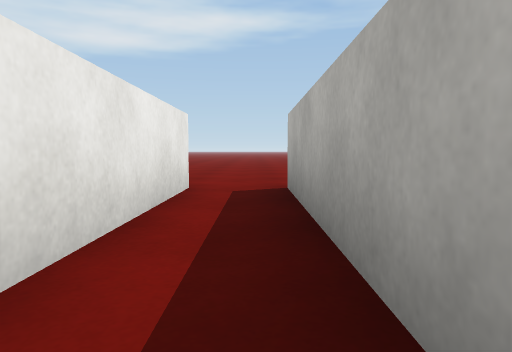
[1] (above)

24 first-person views from a walk through a 3-D level made in the Unity game engine. The camera is 0.45 m above the floor, tilts 4° down and sees 70° across. The floor is counted in squares, 1 m on a side. Each view is taken from the middle of a square. On the plan, view 1 faces up. The plan holds only what a view shows up to about 9 squares ahead; the rest is blank. The place goes on beyond the plan. Surface patterns are stand-ins for the level's own textures.

[2]
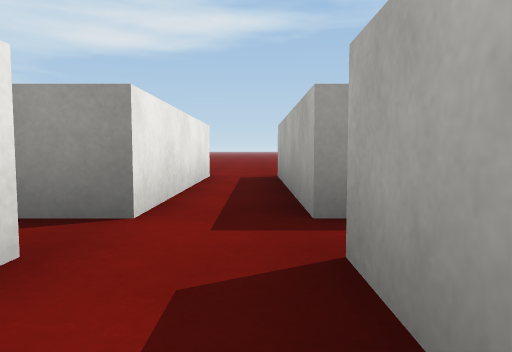

[3]
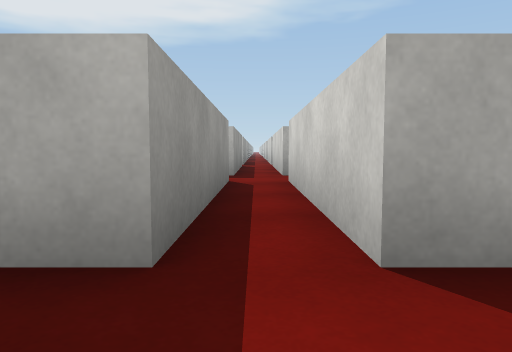

[4]
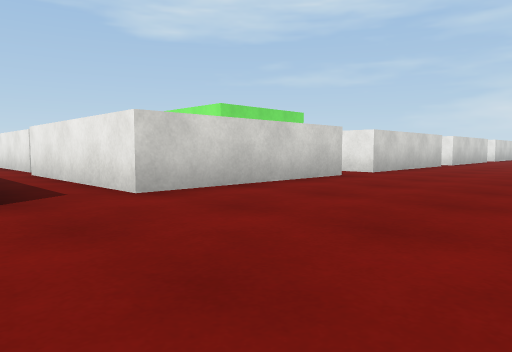

[5]
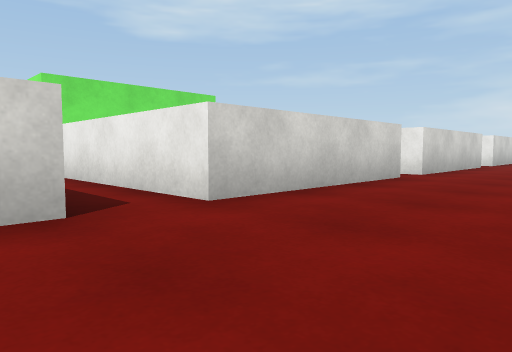

[6]
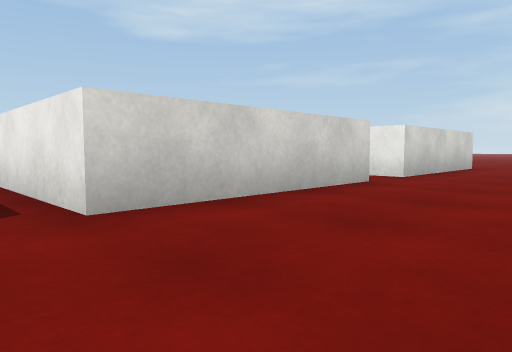

[7]
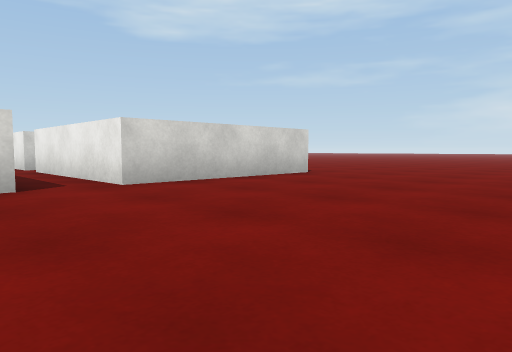

[8]
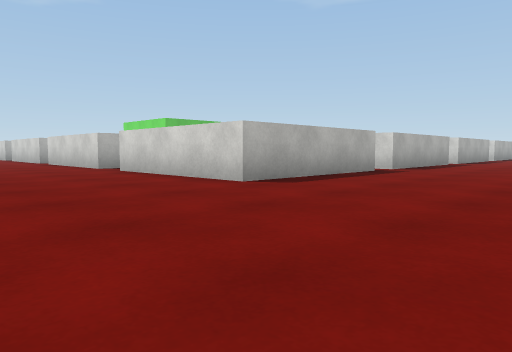

[9]
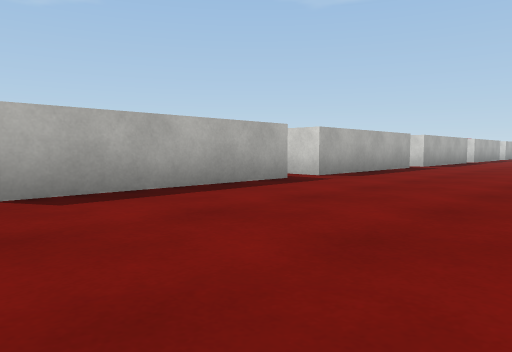

[10]
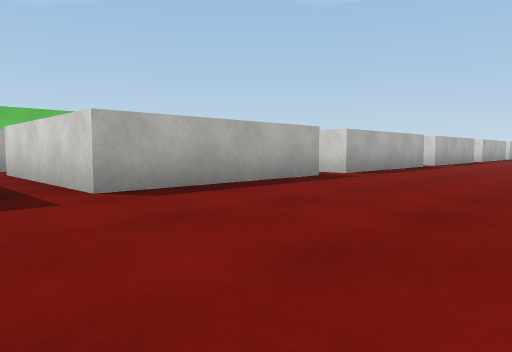

[11]
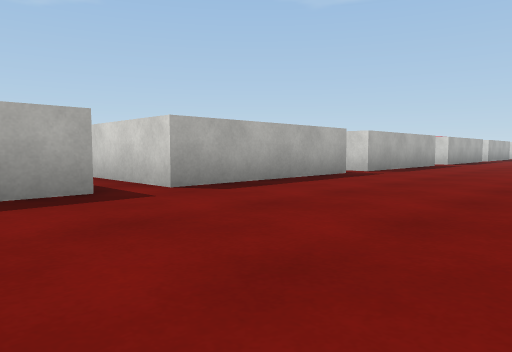

[12]
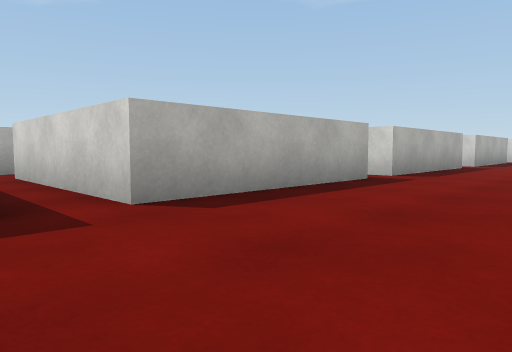

[13]
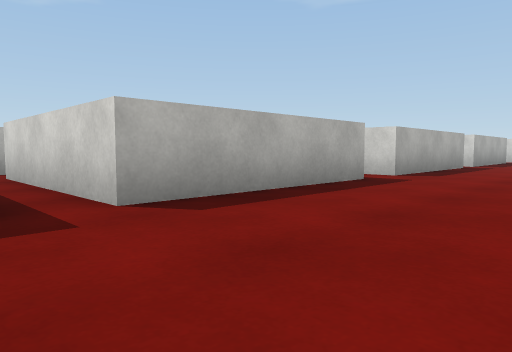

[14]
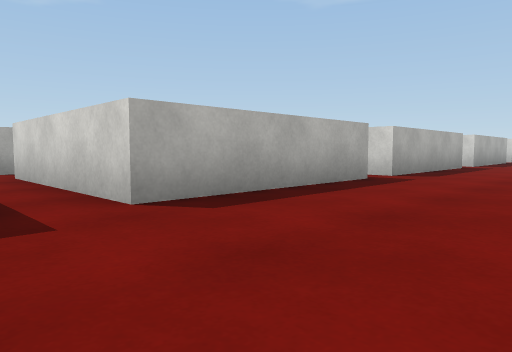

[15]
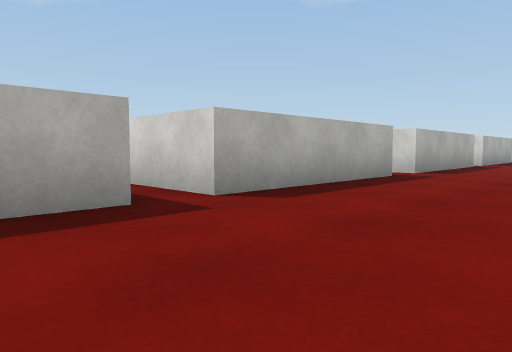

[16]
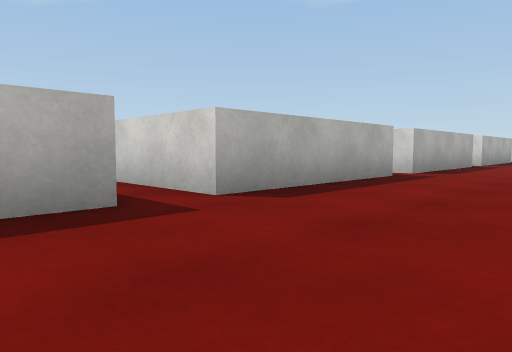

[17]
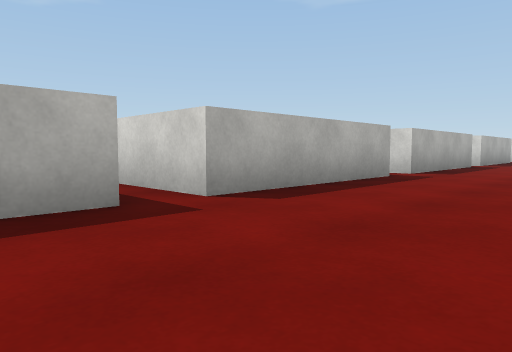

[18]
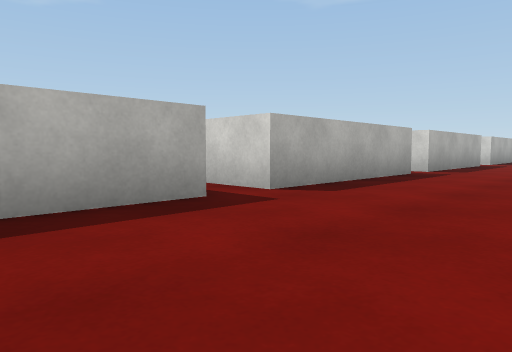

[19]
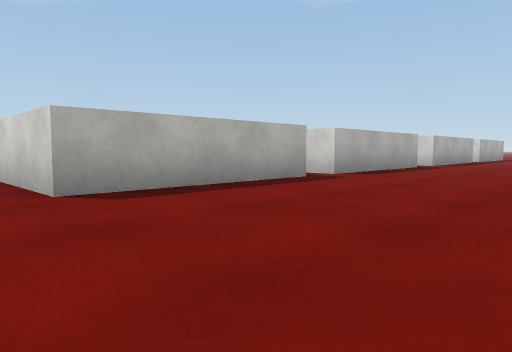

[20]
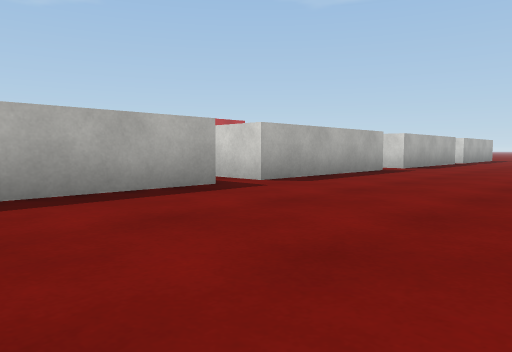

[21]
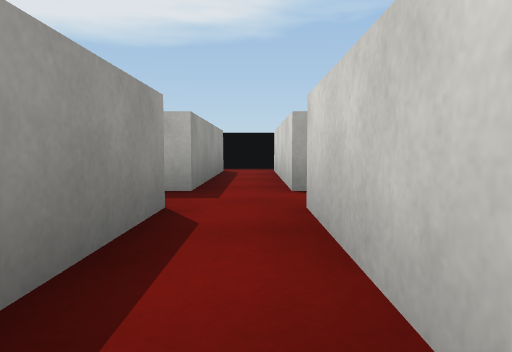

[22]
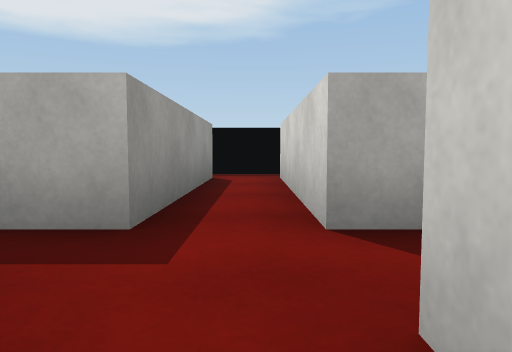

[23]
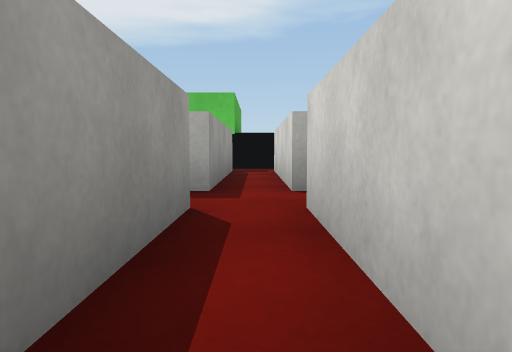

[24]
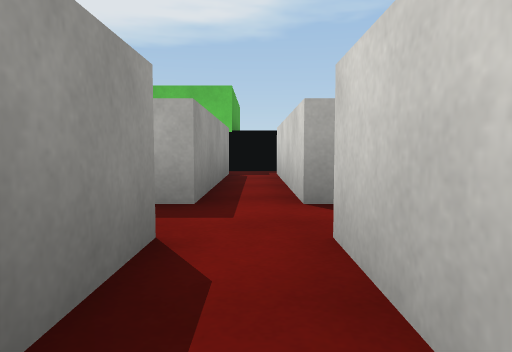

### Floor plan
Points are (right, up) in squares from view 1. A wall is a line through its corners. A room is listed if a view was taken in it or the views show most of it. See-through windows are left out.
Room 1 (view 1)
walls: (0.4, -0.5) (4.4, -0.5); (-0.8, 4.4) (-0.8, 0.4); (4.4, 0.4) (0.4, 0.4) (0.4, 4.4)
ways out: opening at (0, -1) to room 2; opening at (-1, 0) to room 3; opening at (0, 5) to room 3; opening at (4, 0)
Room 2 (view 2)
walls: (0.4, -1.5) (0.4, -0.5); (-1, -0.4) (-1, -2.8)
ways out: opening at (0, -1) to room 1
Room 3 (views 3, 4, 5, 6, 7, 8, 9, 10, 11, 12, 13, 14, 15, 16, 17, 18, 19, 20, 21, 22, 23, 24)
walls: (-16.1, -4.5) (-18.4, -4.5); (-15, -5.4) (-10.9, -5.4); (-20.1, -4.5) (-20.1, -0.5) (-16.1, -0.5); (-10.9, -4.5) (-15, -4.5); (-10, -5.5) (-10, -4.4); (-20.1, -9.5) (-20.1, -5.4) (-16.1, -5.4); (-20.1, 0.4) (-20.1, 4.4) (-16.1, 4.4); (-16.1, -14.3) (-18, -14.3); (-15, 4.4) (-10.9, 4.4); (-20.1, -14.4) (-20.1, -10.3); (-10.9, -14.3) (-14.9, -14.3); (-14.9, -16) (-14.9, -15.4) (-10.9, -15.4); (-10.1, 4.4) (-6, 4.4); (-10, -15.5) (-10, -14.1); (-4.9, 4.4) (-0.8, 4.4); (-20.1, -19.5) (-20.1, -15.4) (-16.1, -15.4); (-0.8, 0.4) (-1.6, 0.4); (-20.1, -24.4) (-20.1, -20.3); (-20.1, -29.4) (-20.1, -25.3); (-20.1, -34.2) (-20.1, -30.2); (-20.1, -39.1) (-20.1, -35.1); (-20.1, -42.5) (-20.1, -40)
ways out: opening at (-1, 0) to room 1; opening at (0, 5) to room 1

Positions as (right, up) in squares from view 1, and headings:
1: (0, 0), facing up
2: (0, -2), facing up
3: (-1, 0), facing right
4: (1, 8), facing down-left
5: (-4, 7), facing down-left
6: (-10, 7), facing down-left
7: (-14, 9), facing down-left
8: (-24, 8), facing down-right
9: (-24, 5), facing down-right
10: (-24, 1), facing down-right
11: (-24, -3), facing down-right
12: (-23, -4), facing down-right
13: (-23, -9), facing down-right
14: (-23, -14), facing down-right
15: (-23, -18), facing down-right
16: (-23, -23), facing down-right
17: (-23, -28), facing down-right
18: (-23, -32), facing down-right
19: (-24, -34), facing down-right
20: (-24, -36), facing down-right
21: (-19, -15), facing right
22: (-17, -15), facing right
23: (-19, -5), facing right
24: (-18, -5), facing right
